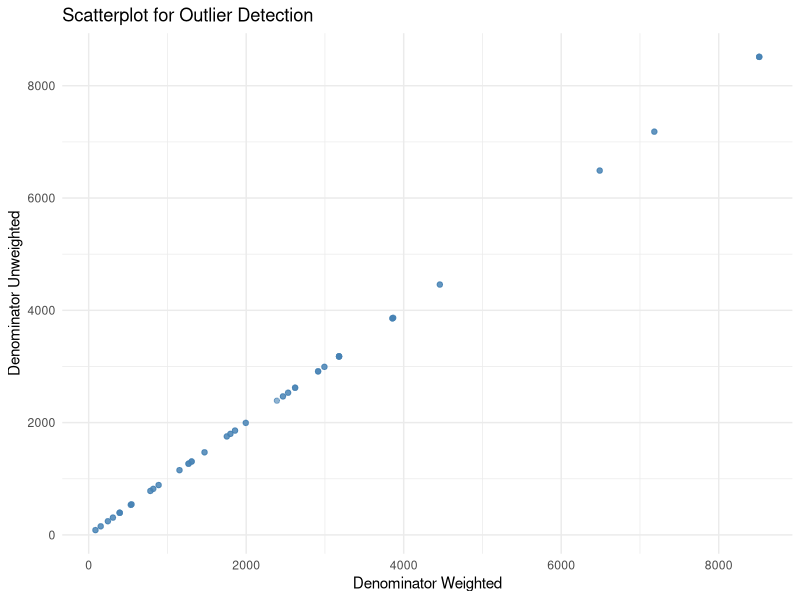
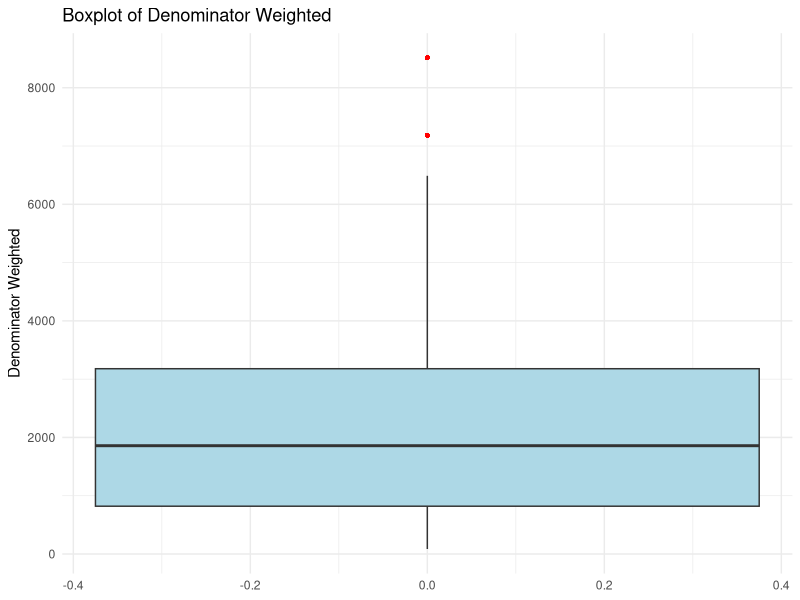

Reproduce these figures in R, in order. (Note: this script raises an error after producing the figures.)
## ---- chunk 1
knitr::opts_chunk$set(echo = FALSE,   results = "hide",  message = FALSE,   # hide package messages
  warning = FALSE)
## ---- chunk 2
library(dplyr)
library(tidyr)
library(stringr)
library(readr)
library(here)
library(ggplot2)
library(purrr)
getwd()
list.files("data/raw_data")
## ---- chunk 3
hiv_df <- read_csv(here("raw_data", "hiv-behavior_national_zaf.csv"))
## ---- chunk 4
head(hiv_df, 5)
## ---- chunk 5
hiv_df <- hiv_df[-1, ]
## ---- chunk 6
dim(hiv_df)
## ---- chunk 7
dup_check <- hiv_df %>%
  group_by(Indicator, SurveyYear, CharacteristicId, Value) %>%
  filter(n() > 1)

dup_check

## ---- chunk 8
hiv_df <- hiv_df %>%
  distinct(Indicator, SurveyYear, CharacteristicId, Value, .keep_all = TRUE)

## ---- chunk 9

data.frame(
  Column = names(hiv_df),
  Missing_Percentage = paste0(round(colMeans(is.na(hiv_df)) * 100, 2), "%")
  )

## ---- chunk 10
data.frame(
  Column = names(hiv_df),
  Missing_Data = paste0(colSums(is.na(hiv_df)))
  )
## ---- chunk 11
data.frame(
  Column = names(hiv_df),
  paste0(sapply(hiv_df, typeof))
)

## ---- chunk 12
str(hiv_df)

## ---- chunk 13
hiv_df <- hiv_df %>%
  mutate(
        Value = as.numeric(Value),
    Precision = as.numeric(Precision),
    SurveyYear = as.integer(SurveyYear),
    IndicatorOrder = as.integer(IndicatorOrder),
    CharacteristicId = as.integer(CharacteristicId),
    CharacteristicOrder = as.integer(CharacteristicOrder),
    IsTotal = as.logical(as.integer(IsTotal)),
    IsPreferred = as.logical(as.integer(IsPreferred)),
    SurveyYearLabel = as.integer(SurveyYearLabel),
    DenominatorWeighted = as.numeric(DenominatorWeighted),
    DenominatorUnweighted = as.numeric(DenominatorUnweighted),
  )
## ---- chunk 14


# Summary table: column name, number of unique values, sample of unique values
n_sample <- 3

summary_tbl <- hiv_df %>%
  map_df(~ tibble(
    n_unique = n_distinct(.),
    sample_values = paste(head(unique(.), n_sample), collapse = ", ")
  ), .id = "column")


summary_tbl


## ---- chunk 15
hiv_df <- hiv_df %>%

 select(
     -ISO3, 
    -DHS_CountryCode, 
    -CountryName, 
    -SurveyId,
    -ByVariableId, 
    -ByVariableLabel, 
    -IsTotal,
    -RegionId, 
    -SurveyYearLabel, 
    -SurveyType,
    -CharacteristicOrder
  )
## ---- chunk 16


library(dplyr)
library(tidyr)

hiv_df <- hiv_df %>%
  mutate(
    DenominatorWeighted = if_else(DataId == "796612", 2955, DenominatorUnweighted),
    DenominatorWeighted = if_else(DataId == "795149", 2343, DenominatorUnweighted),
    DenominatorWeighted = if_else(DataId == "393814", 2842, DenominatorUnweighted),
    DenominatorWeighted = if_else(DataId == "407073", 1984, DenominatorUnweighted),
    DenominatorWeighted = if_else(DataId == "253304", 1235, DenominatorUnweighted),
    DenominatorWeighted = if_else(DataId == "253300", 848, DenominatorUnweighted) 
  )


hiv_df[
       c("DataId", "DenominatorWeighted", "DenominatorUnweighted")]

## ---- chunk 17
ggplot(hiv_df, aes(x = DenominatorWeighted, y = DenominatorUnweighted)) +
  geom_point(alpha = 0.6, color = "steelblue") +
  labs(title = "Scatterplot for Outlier Detection",
       x = "Denominator Weighted",
       y = "Denominator Unweighted") +
  theme_minimal()


ggplot(hiv_df, aes(y = DenominatorWeighted)) +
  geom_boxplot(fill = "lightblue", outlier.color = "red", outlier.shape = 16) +
  labs(title = "Boxplot of Denominator Weighted",
       y = "Denominator Weighted") +
  theme_minimal()

## ---- chunk 18
dim(hiv_df)
## ---- chunk 19
# Calculate IQR boundaries
Q1_w <- quantile(hiv_df$DenominatorWeighted, 0.25, na.rm = TRUE)
Q3_w <- quantile(hiv_df$DenominatorWeighted, 0.75, na.rm = TRUE)
IQR_w <- Q3_w - Q1_w
lower_w <- Q1_w - 1.5 * IQR_w
upper_w <- Q3_w + 1.5 * IQR_w

Q1_uw <- quantile(hiv_df$DenominatorUnweighted, 0.25, na.rm = TRUE)
Q3_uw <- quantile(hiv_df$DenominatorUnweighted, 0.75, na.rm = TRUE)
IQR_uw <- Q3_uw - Q1_uw
lower_uw <- Q1_uw - 1.5 * IQR_uw
upper_uw <- Q3_uw + 1.5 * IQR_uw

# Cap values to the IQR limits
hiv_df <- hiv_df %>%
  mutate(
    DenominatorWeighted = pmin(pmax(DenominatorWeighted, lower_w), upper_w),
    DenominatorUnweighted = pmin(pmax(DenominatorUnweighted, lower_uw), upper_uw)
  )


## ---- chunk 20
write_csv(hiv_df, here("cleaned_data", "hiv-behavior_cleaned.csv"))
